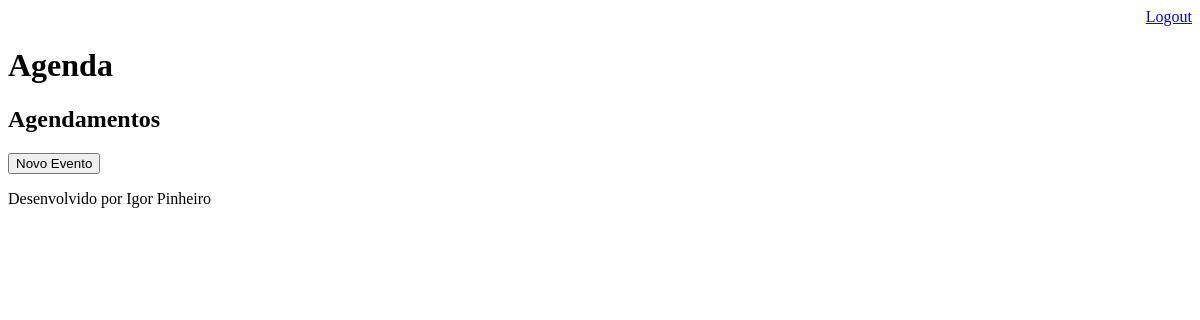
Before: /agenda/ (signed in) with the older database file.
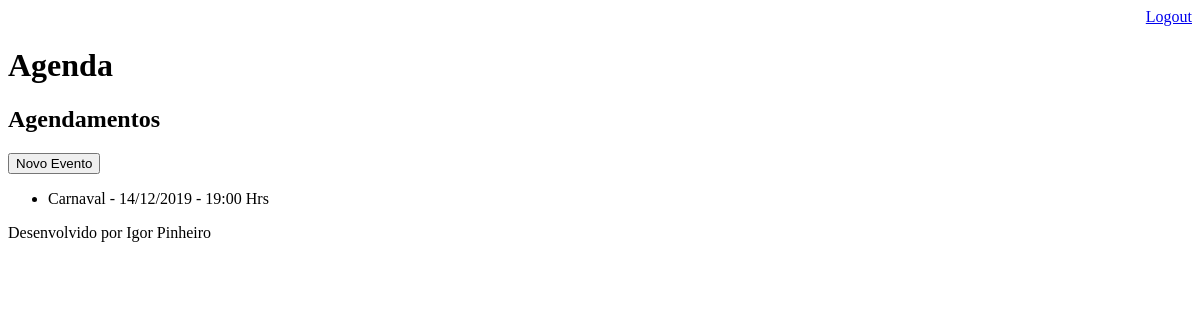
After: the same page with the newer database file.
### core/models.py (models this page shows, shortened)
class Evento(models.Model):
    titulo = models.CharField(max_length=100)
    descricao = models.TextField(blank=True, null=True)
    data_evento = models.DateTimeField(verbose_name='Data do Evento')
    data_criacao = models.DateTimeField(auto_now=True)
    usuario = models.ForeignKey(User, on_delete=models.CASCADE)
    class Meta:
        db_table = 'evento'
    def get_data_hora_evento(self):
        return self.data_evento.strftime('%d/%m/%Y - %H:%M Hrs')

### core/views.py (the view)
# urls.py: path('agenda/', views.lista_eventos),
@login_required(login_url='/login/')
def lista_eventos(request):
  usuario = request.user
  evento = Evento.objects.filter(usuario=usuario)
  dados = {'eventos':evento}
  return render(request, 'agenda.html', dados)

### template/agenda.html
{% extends "model-page.html" %}
{% block content %}
    <h2>Agendamentos</h2>
    <a href="evento/">
        <button type="button">Novo Evento</button>
    </a>
    <ul>
        {% for evento in eventos %}
            <li>{{evento.titulo}} - {{evento.get_data_hora_evento}}</li>
        {% endfor %}
    </ul>
{% endblock %}

Changed rows visible on the page:
added Evento: titulo "Carnaval", get_data_hora_evento "14/12/2019 - 19:00 Hrs"
